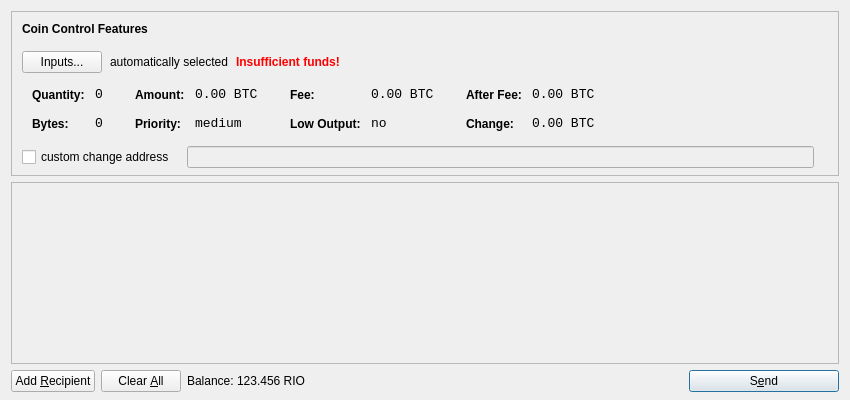
<?xml version="1.0" encoding="UTF-8"?>
<ui version="4.0">
 <class>SendCoinsDialog</class>
 <widget class="QDialog" name="SendCoinsDialog">
  <property name="geometry">
   <rect>
    <x>0</x>
    <y>0</y>
    <width>850</width>
    <height>400</height>
   </rect>
  </property>
  <property name="windowTitle">
   <string>Send Coins</string>
  </property>
  <layout class="QVBoxLayout" name="verticalLayout" stretch="0,1,0">
   <property name="bottomMargin">
    <number>8</number>
   </property>
   <item>
    <widget class="QFrame" name="frameCoinControl">
     <property name="sizePolicy">
      <sizepolicy hsizetype="Expanding" vsizetype="Expanding">
       <horstretch>0</horstretch>
       <verstretch>0</verstretch>
      </sizepolicy>
     </property>
     <property name="maximumSize">
      <size>
       <width>16777215</width>
       <height>16777215</height>
      </size>
     </property>
     <property name="frameShape">
      <enum>QFrame::StyledPanel</enum>
     </property>
     <property name="frameShadow">
      <enum>QFrame::Sunken</enum>
     </property>
     <layout class="QVBoxLayout" name="verticalLayoutCoinControl2">
      <property name="spacing">
       <number>-1</number>
      </property>
      <property name="leftMargin">
       <number>0</number>
      </property>
      <property name="topMargin">
       <number>0</number>
      </property>
      <property name="rightMargin">
       <number>0</number>
      </property>
      <property name="bottomMargin">
       <number>6</number>
      </property>
      <item>
       <layout class="QVBoxLayout" name="verticalLayoutCoinControl" stretch="0,0,0,0,1">
        <property name="spacing">
         <number>0</number>
        </property>
        <property name="leftMargin">
         <number>10</number>
        </property>
        <property name="topMargin">
         <number>10</number>
        </property>
        <item>
         <layout class="QHBoxLayout" name="horizontalLayoutCoinControl1">
          <property name="bottomMargin">
           <number>15</number>
          </property>
          <item>
           <widget class="QLabel" name="labelCoinControlFeatures">
            <property name="sizePolicy">
             <sizepolicy hsizetype="Preferred" vsizetype="Maximum">
              <horstretch>0</horstretch>
              <verstretch>0</verstretch>
             </sizepolicy>
            </property>
            <property name="font">
             <font>
              <weight>75</weight>
              <bold>true</bold>
             </font>
            </property>
            <property name="styleSheet">
             <string notr="true">font-weight:bold;</string>
            </property>
            <property name="text">
             <string>Coin Control Features</string>
            </property>
           </widget>
          </item>
         </layout>
        </item>
        <item>
         <layout class="QHBoxLayout" name="horizontalLayoutCoinControl2" stretch="0,0,0,0">
          <property name="spacing">
           <number>8</number>
          </property>
          <property name="bottomMargin">
           <number>10</number>
          </property>
          <item>
           <widget class="QPushButton" name="pushButtonCoinControl">
            <property name="styleSheet">
             <string notr="true"/>
            </property>
            <property name="text">
             <string>Inputs...</string>
            </property>
           </widget>
          </item>
          <item>
           <widget class="QLabel" name="labelCoinControlAutomaticallySelected">
            <property name="text">
             <string>automatically selected</string>
            </property>
            <property name="margin">
             <number>5</number>
            </property>
           </widget>
          </item>
          <item>
           <widget class="QLabel" name="labelCoinControlInsuffFunds">
            <property name="font">
             <font>
              <weight>75</weight>
              <bold>true</bold>
             </font>
            </property>
            <property name="styleSheet">
             <string notr="true">color:red;font-weight:bold;</string>
            </property>
            <property name="text">
             <string>Insufficient funds!</string>
            </property>
            <property name="margin">
             <number>5</number>
            </property>
           </widget>
          </item>
          <item>
           <spacer name="horizontalSpacerCoinControl">
            <property name="orientation">
             <enum>Qt::Horizontal</enum>
            </property>
            <property name="sizeHint" stdset="0">
             <size>
              <width>40</width>
              <height>1</height>
             </size>
            </property>
           </spacer>
          </item>
         </layout>
        </item>
        <item>
         <widget class="QWidget" name="widgetCoinControl" native="true">
          <property name="sizePolicy">
           <sizepolicy hsizetype="Preferred" vsizetype="Preferred">
            <horstretch>0</horstretch>
            <verstretch>0</verstretch>
           </sizepolicy>
          </property>
          <property name="minimumSize">
           <size>
            <width>0</width>
            <height>0</height>
           </size>
          </property>
          <property name="styleSheet">
           <string notr="true"/>
          </property>
          <layout class="QHBoxLayout" name="horizontalLayoutCoinControl5">
           <property name="margin">
            <number>0</number>
           </property>
           <item>
            <layout class="QHBoxLayout" name="horizontalLayoutCoinControl3" stretch="0,0,0,1">
             <property name="spacing">
              <number>20</number>
             </property>
             <property name="topMargin">
              <number>0</number>
             </property>
             <property name="bottomMargin">
              <number>10</number>
             </property>
             <item>
              <layout class="QFormLayout" name="formLayoutCoinControl1">
               <property name="horizontalSpacing">
                <number>10</number>
               </property>
               <property name="verticalSpacing">
                <number>14</number>
               </property>
               <property name="leftMargin">
                <number>10</number>
               </property>
               <property name="topMargin">
                <number>4</number>
               </property>
               <property name="rightMargin">
                <number>6</number>
               </property>
               <item row="0" column="0">
                <widget class="QLabel" name="labelCoinControlQuantityText">
                 <property name="styleSheet">
                  <string notr="true">font-weight:bold;</string>
                 </property>
                 <property name="text">
                  <string>Quantity:</string>
                 </property>
                 <property name="margin">
                  <number>0</number>
                 </property>
                </widget>
               </item>
               <item row="0" column="1">
                <widget class="QLabel" name="labelCoinControlQuantity">
                 <property name="font">
                  <font>
                   <family>Monospace</family>
                   <pointsize>10</pointsize>
                  </font>
                 </property>
                 <property name="cursor">
                  <cursorShape>IBeamCursor</cursorShape>
                 </property>
                 <property name="contextMenuPolicy">
                  <enum>Qt::ActionsContextMenu</enum>
                 </property>
                 <property name="text">
                  <string notr="true">0</string>
                 </property>
                 <property name="margin">
                  <number>0</number>
                 </property>
                 <property name="textInteractionFlags">
                  <set>Qt::LinksAccessibleByMouse|Qt::TextSelectableByKeyboard|Qt::TextSelectableByMouse</set>
                 </property>
                </widget>
               </item>
               <item row="1" column="0">
                <widget class="QLabel" name="labelCoinControlBytesText">
                 <property name="styleSheet">
                  <string notr="true">font-weight:bold;</string>
                 </property>
                 <property name="text">
                  <string>Bytes:</string>
                 </property>
                </widget>
               </item>
               <item row="1" column="1">
                <widget class="QLabel" name="labelCoinControlBytes">
                 <property name="font">
                  <font>
                   <family>Monospace</family>
                   <pointsize>10</pointsize>
                  </font>
                 </property>
                 <property name="cursor">
                  <cursorShape>IBeamCursor</cursorShape>
                 </property>
                 <property name="contextMenuPolicy">
                  <enum>Qt::ActionsContextMenu</enum>
                 </property>
                 <property name="text">
                  <string notr="true">0</string>
                 </property>
                 <property name="textInteractionFlags">
                  <set>Qt::LinksAccessibleByMouse|Qt::TextSelectableByKeyboard|Qt::TextSelectableByMouse</set>
                 </property>
                </widget>
               </item>
              </layout>
             </item>
             <item>
              <layout class="QFormLayout" name="formLayoutCoinControl2">
               <property name="horizontalSpacing">
                <number>10</number>
               </property>
               <property name="verticalSpacing">
                <number>14</number>
               </property>
               <property name="leftMargin">
                <number>6</number>
               </property>
               <property name="topMargin">
                <number>4</number>
               </property>
               <property name="rightMargin">
                <number>6</number>
               </property>
               <item row="0" column="0">
                <widget class="QLabel" name="labelCoinControlAmountText">
                 <property name="styleSheet">
                  <string notr="true">font-weight:bold;</string>
                 </property>
                 <property name="text">
                  <string>Amount:</string>
                 </property>
                 <property name="margin">
                  <number>0</number>
                 </property>
                </widget>
               </item>
               <item row="0" column="1">
                <widget class="QLabel" name="labelCoinControlAmount">
                 <property name="font">
                  <font>
                   <family>Monospace</family>
                   <pointsize>10</pointsize>
                  </font>
                 </property>
                 <property name="cursor">
                  <cursorShape>IBeamCursor</cursorShape>
                 </property>
                 <property name="contextMenuPolicy">
                  <enum>Qt::ActionsContextMenu</enum>
                 </property>
                 <property name="text">
                  <string notr="true">0.00 BTC</string>
                 </property>
                 <property name="textInteractionFlags">
                  <set>Qt::LinksAccessibleByMouse|Qt::TextSelectableByKeyboard|Qt::TextSelectableByMouse</set>
                 </property>
                </widget>
               </item>
               <item row="1" column="0">
                <widget class="QLabel" name="labelCoinControlPriorityText">
                 <property name="styleSheet">
                  <string notr="true">font-weight:bold;</string>
                 </property>
                 <property name="text">
                  <string>Priority:</string>
                 </property>
                </widget>
               </item>
               <item row="1" column="1">
                <widget class="QLabel" name="labelCoinControlPriority">
                 <property name="font">
                  <font>
                   <family>Monospace</family>
                   <pointsize>10</pointsize>
                  </font>
                 </property>
                 <property name="cursor">
                  <cursorShape>IBeamCursor</cursorShape>
                 </property>
                 <property name="contextMenuPolicy">
                  <enum>Qt::ActionsContextMenu</enum>
                 </property>
                 <property name="text">
                  <string>medium</string>
                 </property>
                 <property name="textInteractionFlags">
                  <set>Qt::LinksAccessibleByMouse|Qt::TextSelectableByKeyboard|Qt::TextSelectableByMouse</set>
                 </property>
                </widget>
               </item>
              </layout>
             </item>
             <item>
              <layout class="QFormLayout" name="formLayoutCoinControl3">
               <property name="horizontalSpacing">
                <number>10</number>
               </property>
               <property name="verticalSpacing">
                <number>14</number>
               </property>
               <property name="leftMargin">
                <number>6</number>
               </property>
               <property name="topMargin">
                <number>4</number>
               </property>
               <property name="rightMargin">
                <number>6</number>
               </property>
               <item row="0" column="0">
                <widget class="QLabel" name="labelCoinControlFeeText">
                 <property name="styleSheet">
                  <string notr="true">font-weight:bold;</string>
                 </property>
                 <property name="text">
                  <string>Fee:</string>
                 </property>
                 <property name="margin">
                  <number>0</number>
                 </property>
                </widget>
               </item>
               <item row="0" column="1">
                <widget class="QLabel" name="labelCoinControlFee">
                 <property name="font">
                  <font>
                   <family>Monospace</family>
                   <pointsize>10</pointsize>
                  </font>
                 </property>
                 <property name="cursor">
                  <cursorShape>IBeamCursor</cursorShape>
                 </property>
                 <property name="contextMenuPolicy">
                  <enum>Qt::ActionsContextMenu</enum>
                 </property>
                 <property name="text">
                  <string notr="true">0.00 BTC</string>
                 </property>
                 <property name="textInteractionFlags">
                  <set>Qt::LinksAccessibleByMouse|Qt::TextSelectableByKeyboard|Qt::TextSelectableByMouse</set>
                 </property>
                </widget>
               </item>
               <item row="1" column="0">
                <widget class="QLabel" name="labelCoinControlLowOutputText">
                 <property name="styleSheet">
                  <string notr="true">font-weight:bold;</string>
                 </property>
                 <property name="text">
                  <string>Low Output:</string>
                 </property>
                </widget>
               </item>
               <item row="1" column="1">
                <widget class="QLabel" name="labelCoinControlLowOutput">
                 <property name="font">
                  <font>
                   <family>Monospace</family>
                   <pointsize>10</pointsize>
                  </font>
                 </property>
                 <property name="cursor">
                  <cursorShape>IBeamCursor</cursorShape>
                 </property>
                 <property name="contextMenuPolicy">
                  <enum>Qt::ActionsContextMenu</enum>
                 </property>
                 <property name="text">
                  <string>no</string>
                 </property>
                 <property name="textInteractionFlags">
                  <set>Qt::LinksAccessibleByMouse|Qt::TextSelectableByKeyboard|Qt::TextSelectableByMouse</set>
                 </property>
                </widget>
               </item>
              </layout>
             </item>
             <item>
              <layout class="QFormLayout" name="formLayoutCoinControl4">
               <property name="horizontalSpacing">
                <number>10</number>
               </property>
               <property name="verticalSpacing">
                <number>14</number>
               </property>
               <property name="leftMargin">
                <number>6</number>
               </property>
               <property name="topMargin">
                <number>4</number>
               </property>
               <property name="rightMargin">
                <number>6</number>
               </property>
               <item row="0" column="0">
                <widget class="QLabel" name="labelCoinControlAfterFeeText">
                 <property name="styleSheet">
                  <string notr="true">font-weight:bold;</string>
                 </property>
                 <property name="text">
                  <string>After Fee:</string>
                 </property>
                 <property name="margin">
                  <number>0</number>
                 </property>
                </widget>
               </item>
               <item row="0" column="1">
                <widget class="QLabel" name="labelCoinControlAfterFee">
                 <property name="font">
                  <font>
                   <family>Monospace</family>
                   <pointsize>10</pointsize>
                  </font>
                 </property>
                 <property name="cursor">
                  <cursorShape>IBeamCursor</cursorShape>
                 </property>
                 <property name="contextMenuPolicy">
                  <enum>Qt::ActionsContextMenu</enum>
                 </property>
                 <property name="text">
                  <string notr="true">0.00 BTC</string>
                 </property>
                 <property name="textInteractionFlags">
                  <set>Qt::LinksAccessibleByMouse|Qt::TextSelectableByKeyboard|Qt::TextSelectableByMouse</set>
                 </property>
                </widget>
               </item>
               <item row="1" column="0">
                <widget class="QLabel" name="labelCoinControlChangeText">
                 <property name="styleSheet">
                  <string notr="true">font-weight:bold;</string>
                 </property>
                 <property name="text">
                  <string>Change:</string>
                 </property>
                </widget>
               </item>
               <item row="1" column="1">
                <widget class="QLabel" name="labelCoinControlChange">
                 <property name="font">
                  <font>
                   <family>Monospace</family>
                   <pointsize>10</pointsize>
                  </font>
                 </property>
                 <property name="cursor">
                  <cursorShape>IBeamCursor</cursorShape>
                 </property>
                 <property name="contextMenuPolicy">
                  <enum>Qt::ActionsContextMenu</enum>
                 </property>
                 <property name="text">
                  <string notr="true">0.00 BTC</string>
                 </property>
                 <property name="textInteractionFlags">
                  <set>Qt::LinksAccessibleByMouse|Qt::TextSelectableByKeyboard|Qt::TextSelectableByMouse</set>
                 </property>
                </widget>
               </item>
              </layout>
             </item>
            </layout>
           </item>
          </layout>
         </widget>
        </item>
        <item>
         <layout class="QHBoxLayout" name="horizontalLayoutCoinControl4" stretch="0,0,0">
          <property name="spacing">
           <number>12</number>
          </property>
          <property name="sizeConstraint">
           <enum>QLayout::SetDefaultConstraint</enum>
          </property>
          <property name="topMargin">
           <number>5</number>
          </property>
          <property name="rightMargin">
           <number>5</number>
          </property>
          <item>
           <widget class="QCheckBox" name="checkBoxCoinControlChange">
            <property name="text">
             <string>custom change address</string>
            </property>
           </widget>
          </item>
          <item>
           <widget class="QLineEdit" name="lineEditCoinControlChange">
            <property name="enabled">
             <bool>false</bool>
            </property>
            <property name="sizePolicy">
             <sizepolicy hsizetype="Expanding" vsizetype="Fixed">
              <horstretch>0</horstretch>
              <verstretch>0</verstretch>
             </sizepolicy>
            </property>
           </widget>
          </item>
          <item>
           <widget class="QLabel" name="labelCoinControlChangeLabel">
            <property name="sizePolicy">
             <sizepolicy hsizetype="Preferred" vsizetype="Expanding">
              <horstretch>0</horstretch>
              <verstretch>0</verstretch>
             </sizepolicy>
            </property>
            <property name="minimumSize">
             <size>
              <width>0</width>
              <height>0</height>
             </size>
            </property>
            <property name="text">
             <string/>
            </property>
            <property name="margin">
             <number>3</number>
            </property>
           </widget>
          </item>
         </layout>
        </item>
        <item>
         <spacer name="verticalSpacerCoinControl">
          <property name="orientation">
           <enum>Qt::Vertical</enum>
          </property>
          <property name="sizeHint" stdset="0">
           <size>
            <width>800</width>
            <height>1</height>
           </size>
          </property>
         </spacer>
        </item>
       </layout>
      </item>
     </layout>
    </widget>
   </item>
   <item>
    <widget class="QScrollArea" name="scrollArea">
     <property name="widgetResizable">
      <bool>true</bool>
     </property>
     <widget class="QWidget" name="scrollAreaWidgetContents">
      <property name="geometry">
       <rect>
        <x>0</x>
        <y>0</y>
        <width>830</width>
        <height>165</height>
       </rect>
      </property>
      <layout class="QVBoxLayout" name="verticalLayout_2">
       <property name="margin">
        <number>0</number>
       </property>
       <item>
        <layout class="QVBoxLayout" name="entries">
         <property name="spacing">
          <number>6</number>
         </property>
        </layout>
       </item>
       <item>
        <spacer name="verticalSpacer">
         <property name="orientation">
          <enum>Qt::Vertical</enum>
         </property>
         <property name="sizeHint" stdset="0">
          <size>
           <width>20</width>
           <height>40</height>
          </size>
         </property>
        </spacer>
       </item>
      </layout>
     </widget>
    </widget>
   </item>
   <item>
    <layout class="QHBoxLayout" name="horizontalLayout">
     <item>
      <widget class="QPushButton" name="addButton">
       <property name="toolTip">
        <string>Send to multiple recipients at once</string>
       </property>
       <property name="text">
        <string>Add &amp;Recipient</string>
       </property>
       <property name="icon">
        <iconset resource="../bitcoin.qrc">
         <normaloff>:/icons/add</normaloff>:/icons/add</iconset>
       </property>
       <property name="autoDefault">
        <bool>false</bool>
       </property>
      </widget>
     </item>
     <item>
      <widget class="QPushButton" name="clearButton">
       <property name="sizePolicy">
        <sizepolicy hsizetype="Minimum" vsizetype="Fixed">
         <horstretch>0</horstretch>
         <verstretch>0</verstretch>
        </sizepolicy>
       </property>
       <property name="toolTip">
        <string>Remove all transaction fields</string>
       </property>
       <property name="text">
        <string>Clear &amp;All</string>
       </property>
       <property name="icon">
        <iconset resource="../bitcoin.qrc">
         <normaloff>:/icons/remove</normaloff>:/icons/remove</iconset>
       </property>
       <property name="autoRepeatDelay">
        <number>300</number>
       </property>
       <property name="autoDefault">
        <bool>false</bool>
       </property>
      </widget>
     </item>
     <item>
      <layout class="QHBoxLayout" name="horizontalLayout_2">
       <property name="spacing">
        <number>3</number>
       </property>
       <item>
        <widget class="QLabel" name="label">
         <property name="text">
          <string>Balance:</string>
         </property>
        </widget>
       </item>
       <item>
        <widget class="QLabel" name="labelBalance">
         <property name="cursor">
          <cursorShape>IBeamCursor</cursorShape>
         </property>
         <property name="text">
          <string>123.456 RIO</string>
         </property>
         <property name="textInteractionFlags">
          <set>Qt::LinksAccessibleByMouse|Qt::TextSelectableByKeyboard|Qt::TextSelectableByMouse</set>
         </property>
        </widget>
       </item>
      </layout>
     </item>
     <item>
      <spacer name="horizontalSpacer">
       <property name="orientation">
        <enum>Qt::Horizontal</enum>
       </property>
       <property name="sizeHint" stdset="0">
        <size>
         <width>40</width>
         <height>20</height>
        </size>
       </property>
      </spacer>
     </item>
     <item>
      <widget class="QPushButton" name="sendButton">
       <property name="minimumSize">
        <size>
         <width>150</width>
         <height>0</height>
        </size>
       </property>
       <property name="toolTip">
        <string>Confirm the send action</string>
       </property>
       <property name="text">
        <string>S&amp;end</string>
       </property>
       <property name="icon">
        <iconset resource="../bitcoin.qrc">
         <normaloff>:/icons/send</normaloff>:/icons/send</iconset>
       </property>
       <property name="default">
        <bool>true</bool>
       </property>
      </widget>
     </item>
    </layout>
   </item>
  </layout>
 </widget>
 <resources>
  <include location="../bitcoin.qrc"/>
 </resources>
 <connections/>
</ui>
